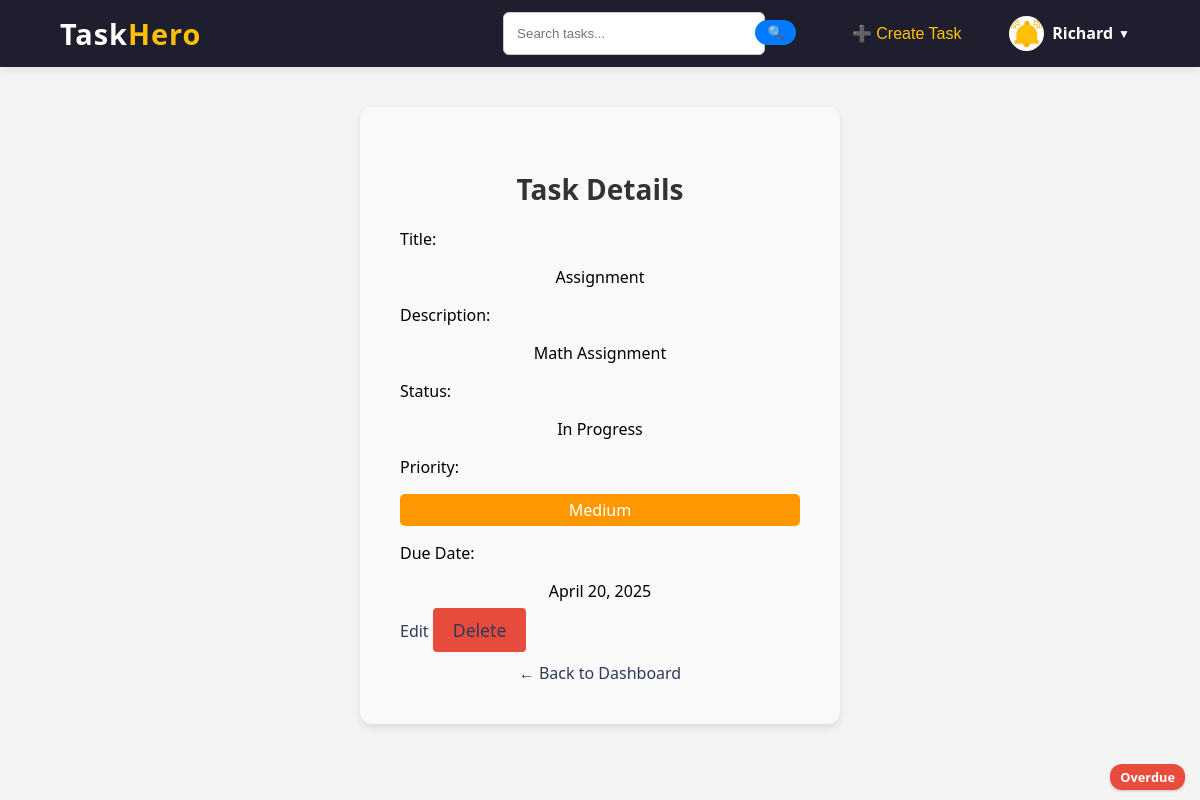
/task/7/ (signed in), run on the app's committed database.
### core/models.py (models this page shows, shortened)
class Task(models.Model):
    STATUS_CHOICES = [
        ('to_do', 'To Do'),
        ('in_progress', 'In Progress'),
        ('completed', 'Completed'),
    ]
    PRIORITY_CHOICES = [
        ('low', 'Low'),
        ('medium', 'Medium'),
        ('high', 'High'),
    ]
    title = models.CharField(max_length=255)
    description = models.TextField()
    due_date = models.DateField()
    status = models.CharField(max_length=20, choices=STATUS_CHOICES, default='to_do')
    priority = models.CharField(max_length=20, choices=PRIORITY_CHOICES, default='low')
    user = models.ForeignKey(User, on_delete=models.CASCADE, related_name='tasks')  # Link task to user

### core/views.py (the view)
# urls.py: path('task/<int:task_id>/', views.task_detail, name='task_detail'),
@login_required
@login_required
def task_detail(request, task_id):
    task = get_object_or_404(Task, id=task_id, user=request.user)  # Ensure only the task owner can view it
    return render(request, 'core/task_detail.html', {'task': task, 'today': date.today()})

### core/templates/core/task_detail.html
{% extends 'core/base.html' %}
{% load static %}
{% block content %}
<div class="form-container">
  <h2 class="form-title">Task Details</h2>
  <div class="task-detail-group">
    <label>Title:</label>
    <p>{{ task.title }}</p>
  </div>
  <div class="task-detail-group">
    <label>Description:</label>
    <p>{{ task.description|default:"No description provided." }}</p>
  </div>
  <div class="task-detail-group">
    <label>Status:</label>
    <p>{{ task.get_status_display }}</p>
  </div>
  <div class="task-detail-group">
    <label>Priority:</label>
    <p class="priority {{ task.priority }}">{{ task.get_priority_display }}</p>
  </div>
  <div class="task-detail-group">
    <label>Due Date:</label>
    <p>{{ task.due_date }}</p>
  </div>
  {% if task.due_date < today %}
    <div class="overdue-label">Overdue</div>
  {% elif task.due_date == today %}
    <div class="overdue-label">Last Day</div>
  {% endif %}
  <div class="task-detail-actions">
    <a href="{% url 'edit_task' task.pk %}" class="btn edit-btn">Edit</a>
    <a href="{% url 'delete_task' task.pk %}" class="btn delete-btn">Delete</a>
  </div>
  <a href="{% url 'dashboard' %}" class="back-link">← Back to Dashboard</a>
</div>
{% endblock %}

### core/templates/core/base.html (shortened to what this page needs)
{% load static %}
<!DOCTYPE html>
<html lang="en">
<head>
    <link rel="stylesheet" href="{% static 'core/style.css' %}">
    <link rel="stylesheet" href="https://cdnjs.cloudflare.com/ajax/libs/animate.css/4.1.1/animate.min.css"/>
</head>
<body>
    <nav class="navbar">
        <div class="container">
            <div class="logo">Task<span>Hero</span></div>
            <div class="nav-links">
                {% if user.is_authenticated %}
                <form action="{% url 'search_tasks' %}" method="get" class="search-form">
                  <input type="text" name="q" placeholder="Search tasks..." required>
                  <button type="submit">🔍</button>
                </form>
                <form action="{% url 'create_task'%}" method="post" class="logout-form">
                    <button type="submit" class="create-btn">➕ Create Task</button>
                </form>
                  <div class="profile-dropdown">
                    <div class="profile-toggle" onclick="toggleDropdown()">
                        {% if profile.profile_picture %}
                            <img src="{{ profile.profile_picture.url }}" alt="Profile Picture" class="profile-img">
                        {% else %}
                            <img src="{% static 'core/images/reminder2.jpeg' %}" alt="Default Profile Picture" class="profile-img">
                        {% endif %}
                        <span class="profile-name">{{ user.first_name|title }}</span>
                        <span class="dropdown-icon">▼</span>
                    </div>
                  </div>
                {% endif %}
            </div>
        </nav>
    <div class="content">
        {% block content %}
        {% endblock %}
    </div>
</body>
</html>

### core/static/core/style.css (style rules this page uses)
body { font-family: 'Segoe UI', sans-serif; margin: 0; padding: 0; background: #f4f4f4; }
.navbar { background-color: #1e1e2f; padding: 4px 0; box-shadow: 0 2px 10px rgba(0,0,0,0.1); position: sticky; top: 0; z-index: 1000; }
.navbar .container { width: 90%; max-width: 1200px; margin: 0 auto; display: flex; justify-content: space-between; align-items: center; }
.logo { font-size: 1.8rem; color: #ffffff; font-weight: bold; letter-spacing: 1px; }
.logo span { color: #ffc107; }
.nav-links { display: flex; gap: 25px; align-items: center; }
.nav-links a, .logout-form button { color: #FFC107; text-decoration: none; font-weight: 500; font-size: 1rem; background: none; border: none; cursor: pointer; transition: color 0.3s ease; }
.logout-form { display: inline; }
.nav-links a, .logout-form button { position: relative; }
.nav-links a::after, .logout-form button::after { content: ''; position: absolute; left: 0; bottom: -4px; width: 0; height: 2px; background-color: #ffc107; transition: width 0.3s ease; }
.profile-dropdown { position: relative; display: inline-block; }
.profile-toggle { display: flex; align-items: center; cursor: pointer; padding: 5px 10px; border-radius: 20px; color: white; transition: background 0.3s ease; }
.profile-img { width: 35px; height: 35px; border-radius: 50%; object-fit: cover; margin-right: 8px; }
.profile-name { font-weight: bold; margin-right: 5px; }
.dropdown-icon { font-size: 12px; }
.form-container { max-width: 400px; background: white; margin: 3rem auto; padding: 2rem; border-radius: 10px; box-shadow: 0 8px 16px rgba(0,0,0,0.1); }
h2 { text-align: center; color: #2e3a59; }
form { display: flex; flex-direction: column; }
form input[type="text"], form input[type="password"], form input[type="email"] { padding: 0.8rem; margin: 0.5rem 0; border: 1px solid #ccc; border-radius: 6px; }
form button { background-color: #2e3a59; color: white; padding: 0.8rem; margin-top: 1rem; border: none; border-radius: 6px; cursor: pointer; font-weight: bold; }
.form-container p { margin-top: 1rem; text-align: center; }
.form-container a { color: #2e3a59; text-decoration: none; font-weight: 500; }
.priority { padding: 5px 15px; border-radius: 5px; color: white; height: fit-content; }
.priority.medium { background-color: #ff9800; }
.overdue-label { position: absolute; bottom: 10px; right: 15px; background-color: #e74c3c; color: white; padding: 4px 10px; border-radius: 12px; font-size: 0.8rem; font-weight: bold; box-shadow: 0 1px 3px rgba(0, 0, 0, 0.2); }
.form-container { max-width: 400px; margin: 40px auto; padding: 40px; background-color: #f9f9f9; border-radius: 12px; box-shadow: 0 4px 10px rgba(0, 0, 0, 0.1); }
.form-title { text-align: center; font-size: 28px; margin-bottom: 20px; color: #333; }
.back-link { display: block; text-align: center; margin-top: 20px; color: #3f51b5; text-decoration: none; font-weight: 500; }
.delete-btn { background-color: #e74c3c; color: white; padding: 10px 20px; font-size: 1.1em; border: none; border-radius: 4px; cursor: pointer; margin: 0; transition: background-color 0.3s ease; }
.create-btn { margin: 0; }
.search-form { width: 30vw; display: flex; justify-content: space-around; align-items: center; position: relative; }
.search-form input { padding: 5px 10px; border-radius: 20px; border: 1px solid #ccc; width: 65%; }
.search-form button { background-color: #007bff; color: white; padding: 5px 12px; border: none; border-radius: 20px; cursor: pointer; transition: background-color 0.3s ease; position: absolute; top: 0%; right: 5%; }

### data on the page
Task: title "Assignment", description "Math Assignment", status "In Progress", priority "Medium", due_date "April 20, 2025"

### other printed values
{{ user.first_name|title }} "Richard"
